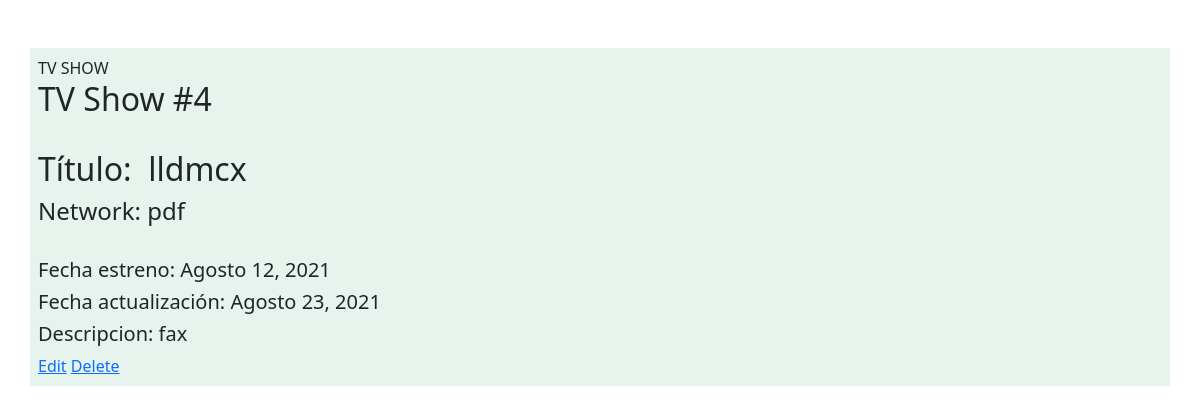
/shows/4, run on the app's committed database.
### app/models.py (models this page shows, shortened)
class Show(models.Model):
    title = models.CharField(max_length=250)
    network = models.CharField(max_length=250)
    release_date = models.DateField()
    updated_at = models.DateTimeField(auto_now=True)
    desc = models.CharField(max_length=180)
    def __str__(self):
        return f"Show: {self.title}, {self.network}"

### app/views.py (the view)
# urls.py: path('shows/<int:id>', views.mostrar),
def mostrar(request,id):
    show_by_id = Show.objects.get(id=id)
    print("Mostrando: ", show_by_id)
    context = {
        'show' : show_by_id,
    }
    return render(request, 'mostrar.html', context)

### app/templates/mostrar.html
{% extends 'base.html' %} {% block contenido %} {% block titulo %} TV SHOW {{id}}{% endblock %}
<div class="row">
    <div class="col-6">
        <h2>TV Show #{{show.id}}</h2> <br>
        <h2>Título: &nbsp;{{show.title}} </h2>
        <h4>Network: {{show.network}} </h4><br>
        <h5>Fecha estreno: {{show.release_date | date:"F j, Y"}}</h5>
        <h5>Fecha actualización: {{show.updated_at | date:"F j, Y"}}</h5>
        <h5>Descripcion: {{show.desc}}</h5>
        <a href="/shows/{{show.id}}/edit">Edit</a>
        <a href="/shows/{{show.id}}/destroy">Delete</a>
    </div>
</div>
{% endblock contenido %}

### data on the page
Show: id "4", title "lldmcx", network "pdf", release_date "Agosto 12, 2021", updated_at "Agosto 23, 2021", desc "fax"
